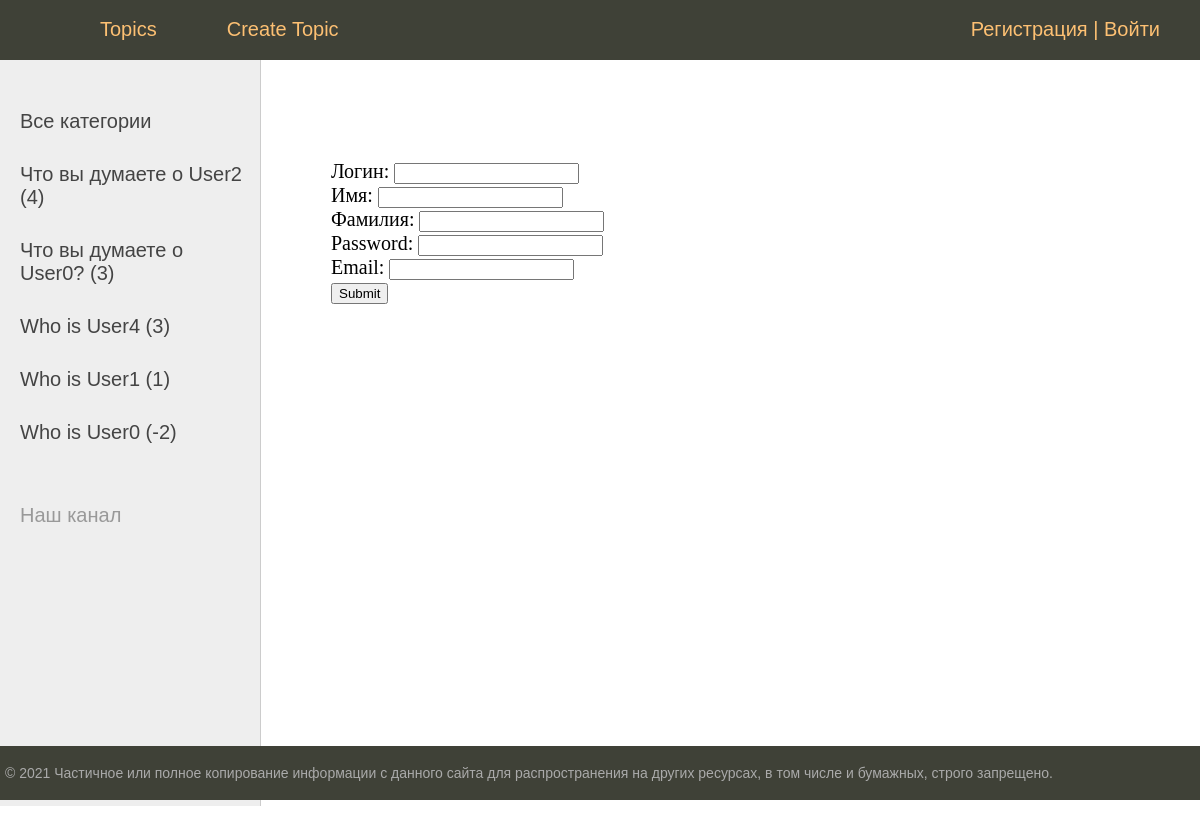
/account/register/, run on the app's committed database.
### forum/models.py (models this page shows, shortened)
class Forum(models.Model):
    title = models.CharField("Название", max_length=256)
    url = models.SlugField('URL', max_length=24, unique=True)
    category = models.ForeignKey(Category, on_delete=models.PROTECT)
    author = models.ForeignKey(User, on_delete=models.SET_DEFAULT, default="deleted", verbose_name='Создатель')
    create_date = models.DateTimeField("Дата создания", auto_now_add=True)
    is_published = models.BooleanField("Опубликовано", default=False)
    custom = ForumManager()
    objects = models.Manager()
    def get_absolute_url(self):
            return reverse('forum:topic', kwargs={'pk': self.pk})
    class Meta:
        ordering = ['title']
        verbose_name = "Форум"
        verbose_name_plural = "Форумы"

### account/views.py (the view)
# urls.py: path('register/', register, name='register'),
def register(request):
    if request.method == 'POST':
        form = RegisterForm(request.POST)
        if form.is_valid():
            user = User(**form.cleaned_data)
            user.save()
            Session.custom.do_login(login = user.username, password=user.password)
            url = request.POST.get('continue', reverse_lazy('forum:index'))
            return HttpResponseRedirect(url)
    else:
        form = RegisterForm()
    return render(request, 'account/user_add.html', {'form':form})

### account/forms.py
class RegisterForm(forms.ModelForm):
    class Meta:
        model = User
        fields = ['username', 'first_name', 'last_name', 'password', 'email_address']

### account/templatetags/account_tags.py (called while the page is built)
@register.inclusion_tag('account/templatetags/account_panel.html')
def get_account_panel(user=None):
    return {'user': user}

### forum/templatetags/forum_tags.py (called while the page is built)
@register.simple_tag(name='menu')
def get_menu():
    menu = [
        {'title': 'Topics', 'url_name': 'forum:index'},
        {'title': 'Create Topic', 'url_name': 'forum:new_topic'}
    ]
    return menu

@register.inclusion_tag('forum/templatetags/list_top_topics.html')
def get_top_five():
    top_five_query = Forum.objects.filter(message__is_head=True).annotate(rating=Sum('message__messagerating__mark')).order_by('-rating')[:5]
    return {'top_five_topics': top_five_query}

### account/templates/account/user_add.html (shortened to what this page needs)
{% extends 'base.html' %}
{% block content %}
    <div>
        <form action="{% url 'account:register'%}" method="post">
            {% for field in form %}
                <div class="fieldWrapper">
                    {{ field.label_tag }} {{ field }}
                </div>
            {% endfor %}
            <input type="submit" value="Submit">
        </form>
    </div>
{% endblock %}

### forum/templates/forum/templatetags/list_top_topics.html
{% if cat_selected == 0 %}
		<li class="selected">Все категории</li>
{% else %}
		<li><a href="#">Все категории</a></li>
{% endif %}
{% for topic in top_five_topics %}
	{% if topic.pk == 0 %}
		<li class="selected">{{topic.title}} | rating: {{topic.rating}}</li>
	{% else %}
		<li><a href="{{ topic.get_absolute_url }}">{{topic.title}}  ({{topic.rating}})</a></li>
	{% endif %}
{% endfor %}

### forum/static/forum/css/styles.css (style rules this page uses)
html, body { font-family: 'Arial'; margin: 0; padding: 0; height: 100%; width: 100%; color: #444; }
a { color: #0059b2; text-decoration: none; }
.left-chapters ul li { margin: 30px 0 0 0; color: #999; }
.left-chapters ul li a { color: #444; text-decoration: none; }

### data on the page
Forum: title "Что вы думаете о User2", rating "4"
Forum: title "Что вы думаете о User0?", rating "3"
Forum: title "Who is User4", rating "3"
Forum: title "Who is User1", rating "1"
Forum: title "Who is User0", rating "-2"

### other printed values
{{ m.title }} "Topics" "Create Topic"
{{ field.label_tag }} "Логин:" "Имя:" "Фамилия:" "Password:" "Email:"
